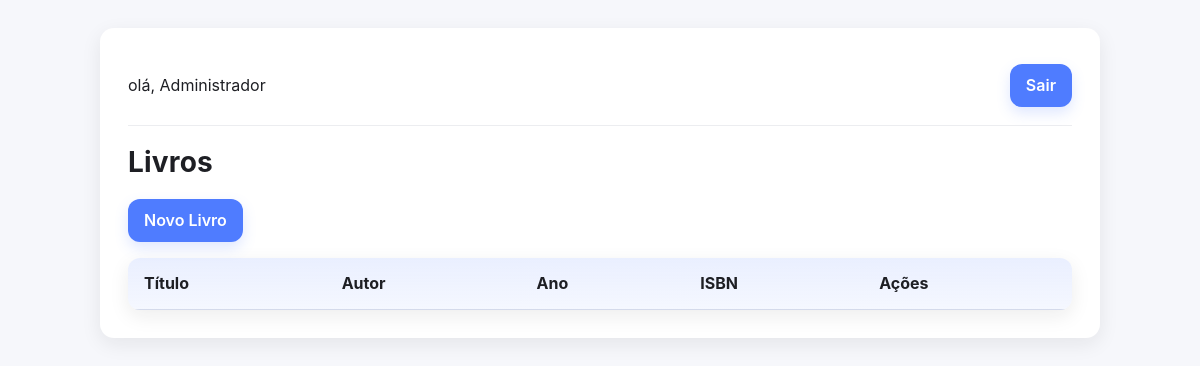
/index.php (signed in), run on an earlier commit of the app's database.
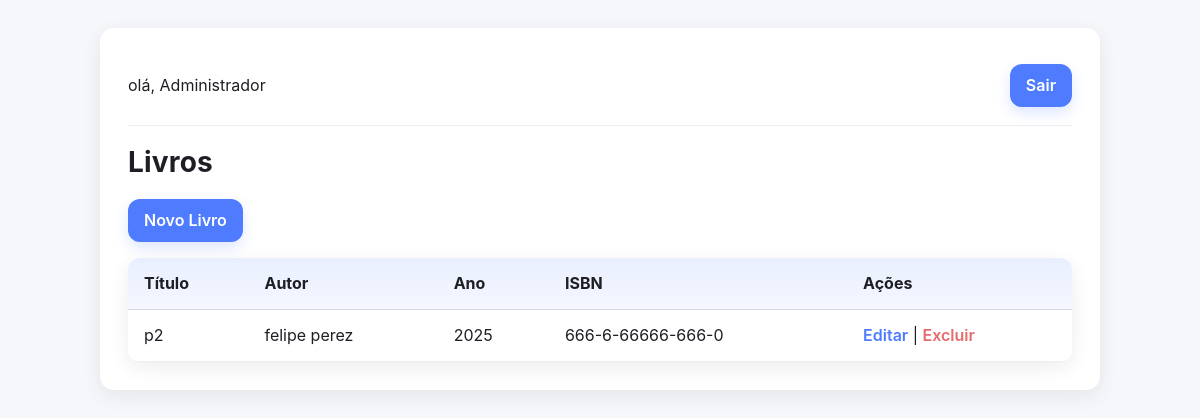
And on a later commit of the database.
### tables this page shows
CREATE TABLE livros (
                id INTEGER PRIMARY KEY AUTOINCREMENT,
                titulo TEXT NOT NULL,
                autor  TEXT NOT NULL,
                ano    INTEGER NOT NULL,
                isbn   TEXT UNIQUE,
                criado_em TEXT DEFAULT (datetime('now'))
            );

### public/index.php (the view, shortened to what this page needs)
<?php
$pdo = Database::getInstance()->getConnection();
$livros = $pdo->query("SELECT * FROM livros ORDER BY criado_em DESC")->fetchAll();
?>
<!DOCTYPE html>
<html lang="pt-br">
<head>
  <link rel="stylesheet" href="/assets/css/styles.css">
</head>
<body>
  <div class="container">
    <div class="topbar">
      <div>olá, <?= htmlspecialchars($_SESSION['user_nome']) ?></div>
      <div><a class="btn" href="/auth/logout.php">Sair</a></div>
    </div>
    <h1>Livros</h1>
    <p><a class="btn" href="/livros/create.php">Novo Livro</a></p>
    <table class="table">
      <thead>
        <tr>
          <th>Título</th>
          <th>Autor</th>
          <th>Ano</th>
          <th>ISBN</th>
          <th>Ações</th>
        </tr>
      </thead>
      <tbody>
        <?php foreach ($livros as $l): ?>
          <tr>
            <td><?= htmlspecialchars($l['titulo']) ?></td>
            <td><?= htmlspecialchars($l['autor']) ?></td>
            <td><?= (int) $l['ano'] ?></td>
            <td><?= htmlspecialchars($l['isbn'] ?? '') ?></td>
            <td>
              <a class="link" href="/livros/edit.php?id=<?= $l['id'] ?>">Editar</a> |
              <a class="link danger"
                 href="/livros/delete.php?id=<?= $l['id'] ?>"
                 onclick="return confirm('você deseja Excluir?')">Excluir</a>
            </td>
          </tr>
        <?php endforeach; ?>
      </tbody>
    </table>
  </div>
</body>
</html>

### public/assets/css/styles.css (style rules this page uses)
:root { --bg: #f6f7fb; --surface: #ffffff; --text: #1e1f24; --muted: #6f7683; --primary: #4f7cff; --primary-hover: #3d68ee; --secondary: #7b8da0; --danger: #e76a6a; --success-bg: #e9f7ef; --success-text: #176b3a; --error-bg: #fdeeee; --error-text: #8f1d1d; --ring: 0 0 0 3px rgba(79, 124, 255, .15); --shadow-1: 0 6px 20px rgba(20, 22, 30, .08); --shadow-2: 0 10px 30px rgba(20, 22, 30, .10); --radius: 14px; --radius-sm: 10px; --radius-lg: 22px; --gap: 16px; }
* { box-sizing: border-box; }
html,body { height: 100%; }
body { margin: 0; font-family: Inter, ui-sans-serif, system-ui, -apple-system, Segoe UI, Roboto, "Helvetica Neue", Arial, "Noto Sans", "Apple Color Emoji", "Segoe UI Emoji", "Segoe UI Symbol"; background: var(--bg); color: var(--text); line-height: 1.45; -webkit-font-smoothing: antialiased; -moz-osx-font-smoothing: grayscale; }
.container, .auth-card, .page-card { width: min(100%, 1000px); margin: 28px auto; background: var(--surface); border-radius: var(--radius); padding: clamp(18px, 3vw, 28px); box-shadow: var(--shadow-1); }
.topbar { display: flex; align-items: center; justify-content: space-between; gap: 12px; padding: 8px 0 18px; border-bottom: 1px solid rgba(127,136,153,.15); }
.topbar .btn { margin-left: auto; }
h1 { margin: 16px 0 14px; font-size: clamp(1.35rem, 2.5vw, 1.75rem); letter-spacing: .2px; }
.btn { --bg-btn: var(--primary); display: inline-flex; align-items: center; justify-content: center; gap: 8px; padding: 10px 16px; background: var(--bg-btn); color: #fff; border: none; border-radius: 12px; text-decoration: none; font-weight: 600; transition: transform .06s ease, box-shadow .2s ease, background .2s ease; box-shadow: 0 6px 14px rgba(79, 124, 255, .18); cursor: pointer; }
a.link { color: var(--primary); text-decoration: none; font-weight: 600; }
a.link.danger { color: var(--danger); }
.table { width: 100%; border-collapse: collapse; margin-top: 10px; background: transparent; overflow: hidden; border-radius: 12px; box-shadow: var(--shadow-1); }
.table thead th { text-align: left; padding: 14px 16px; background: linear-gradient(180deg, rgba(79,124,255,.12), rgba(79,124,255,.06)); color: var(--text); font-weight: 700; border-bottom: 1px solid rgba(127,136,153,.2); }
.table tbody td { padding: 14px 16px; border-bottom: 1px solid rgba(127,136,153,.14); }

What changed in the data, as far as the page shows it:
added livros: titulo "p2", autor "felipe perez", ano "2025", isbn "666-6-66666-666-0"
